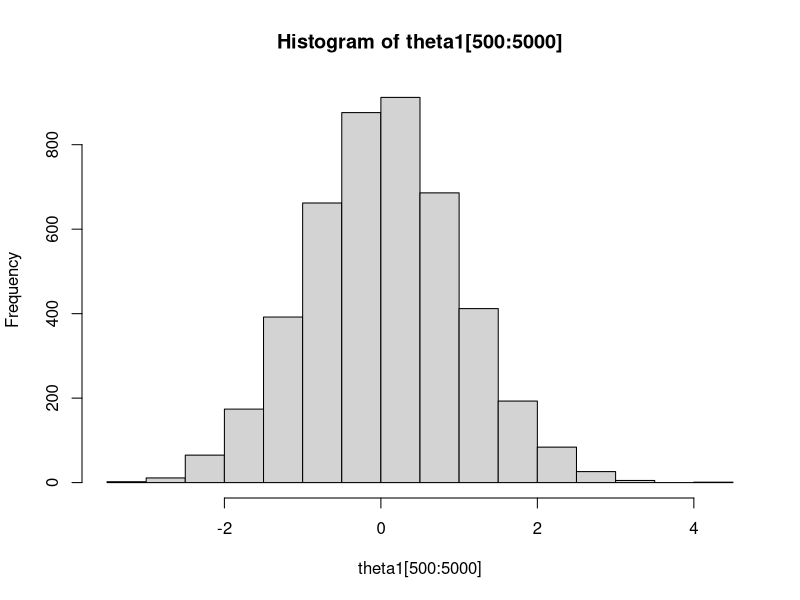
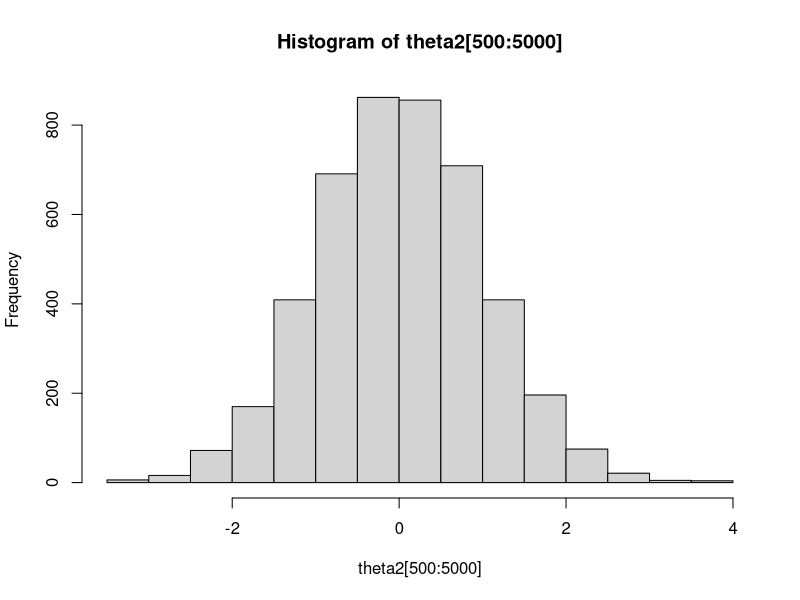
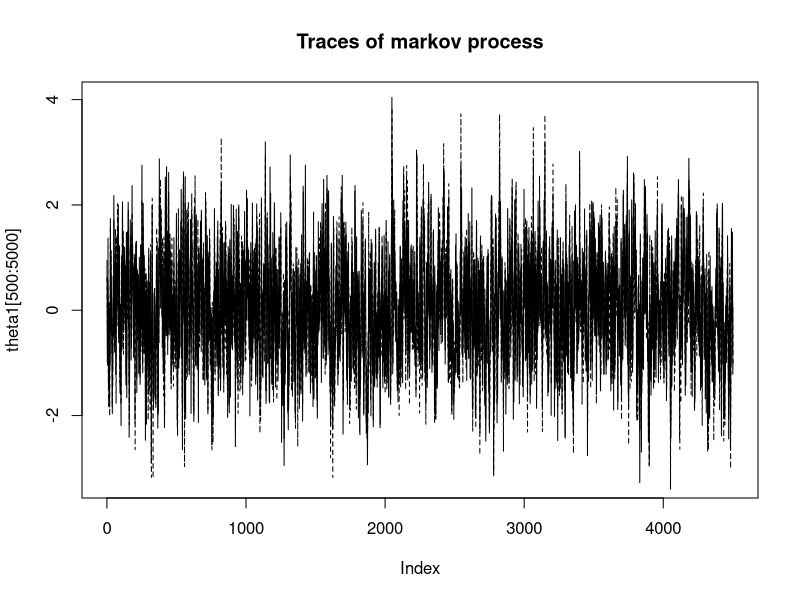
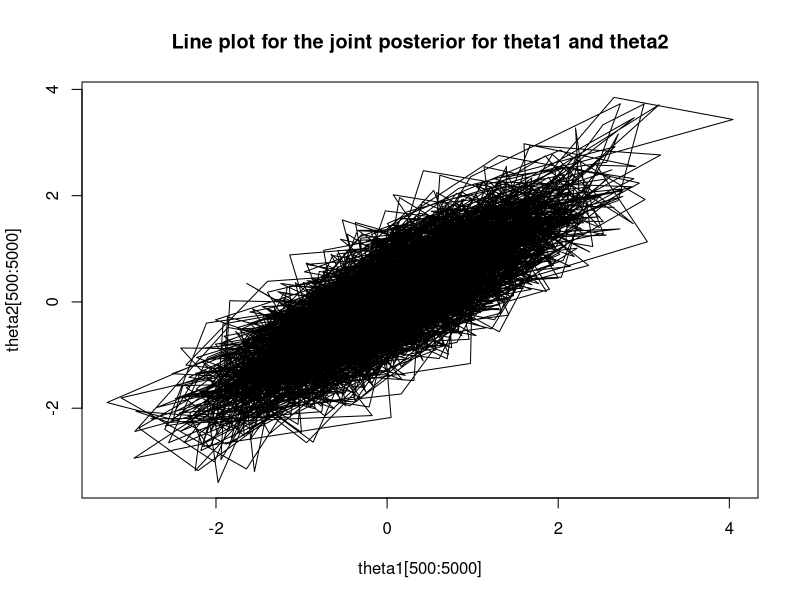
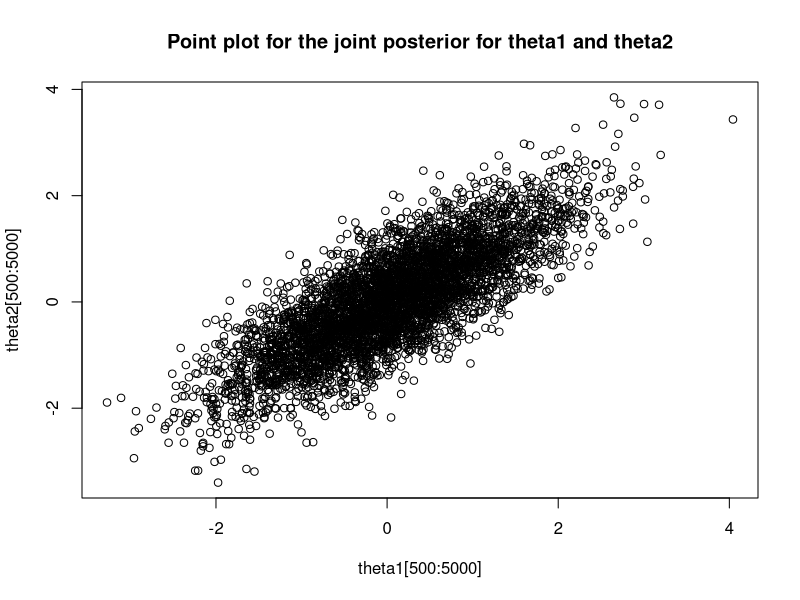

The R source for these figures, in order:
###################################
#  Gibbs sampling
#################################
set.seed(1234)

theta1= rep(0,5000)
theta2=rep(0,5000)
theta2[1]=-2.5

theta1[1]=rnorm(1,0.8*theta2[1],sqrt(0.36))
for(i in 2:5000){
  theta2[i]=rnorm(1,0.8*theta1[i-1],sqrt(0.36)) 
  theta1[i]=rnorm(1,0.8*theta2[i],sqrt(0.36))
}

###########Summarize marginals after ######
##### removing burn in ###################

hist(theta1[500:5000])
summary(theta1[500:5000])
sd(theta1[500:5000])

hist(theta2[500:5000])
summary(theta2[500:5000])
sd(theta2[500:5000])


##### Plot traces of markov process ####
plot(theta1[500:5000],type="l",lty=1)
lines(theta2[500:5000], type="l",lty=2)
title("Traces of markov process")

#### joint posterior for theta1 and theta2 ### 
## This is the the points in the plane, as when we see a contour plot
## 

# Type=l is a line plot
plot(theta1[500:5000],theta2[500:5000],type="l")
title("Line plot for the joint posterior for theta1 and theta2")

# type=p is a point plot
plot(theta1[500:5000],theta2[500:5000],type="p")
title("Point plot for the joint posterior for theta1 and theta2")